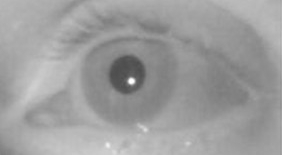
#> input picture data/Dark_pupil.jpg, 282 x 155 px, found by its file name
$ python pupil_detect.py   (older library calls are emulated)
#> lines starting #> are read from the running program, lines starting #| are printed output that depends on the picture; after the words box and inside, x2 and y2 are one past the last pixel; in counts of white or black regions, pixels touching at a corner belong together; long printed decimals are rounded
### sourcecode/complete.py

# -*- coding: utf-8 -*-
"""
Created on Tue Feb  6 14:28:41 2018

@author: Elias
"""
import numpy as np
from numpy.linalg import pinv
from numpy.linalg import norm
from scipy.optimize import least_squares
import matplotlib.pyplot as plt

# [13 lines left out: function sphere_radius_estimate, not called in this run]

def sphere_centre_estimate(p, n):
    sum1 = np.array([[0,0],[0,0]])
    sum2 = np.array([[0],[0]])
    for i in range(0, len(p)):
        ni = np.reshape(n[i][0:2], (2,1))
        pi = np.reshape(p[i][0:2], (2,1))

        sum1 = sum1 + np.eye(2,2) - np.dot(ni,np.transpose(ni))
        sum2 = sum2 + np.dot(np.eye(2,2) - np.dot(ni,np.transpose(ni)), pi)

    res = np.dot(np.linalg.pinv(sum1),sum2)
    return res


cam = np.array([0,0,0])
p =[ np.array([15,2,8]), np.array( [35,6,0])]
n =[ np.array([1,7,0]), np.array( [29,7,0])]


cam = np.array([-1,2,5])
ctmp = sphere_centre_estimate(p,n)
c = np.array([ctmp[0], ctmp[1], [0]])
print('centre')
print(c)
#r =  sphere_radius_estimate(p,n, c)
#print(r)


### sourcecode/gaze_vector.py
import numpy as np
import cv2
import matplotlib.pyplot as plt

#Fonction permettant de mettre l'ellipse obtenue grace au fitellipse dans le repère de l'image pour ensuite procéder au traitement

def transf_ellipse(rect):

        h = rect[0]
        H = rect[1]
        psi  = rect[2]
        cx = rect[3]
        cy = rect [4]

        print("psiiiiiii :")
        print(psi)

        c = np.sqrt((H/2)**2-(h/2)**2)
        b = (h/2)**2/np.sqrt((H/2)**2-(h/2)**2)

        a1 = (4/H**2)*np.cos(psi)**2 + (4/h**2)*np.sin(psi)**2
        h1 = (4/H**2)*np.cos(psi)*np.sin(psi)-(4/h**2)*np.cos(psi)*np.sin(psi)
        b1 = (4/H**2)*np.sin(psi)**2 + (4/h**2)*np.cos(psi)**2
        g1 = (4/H**2)*(cx*np.cos(psi)-(c+b)*np.sin(psi)*np.cos(psi))+((4/h**2)*(-cy*np.sin(psi)+(b+c)*np.cos(psi)*np.sin(psi)))
        f1 = (4/H**2)*(cx*np.sin(psi)-(c+b)*np.sin(psi)*np.sin(psi))+((4/h**2)*(cy*np.cos(psi)-(c+b)*np.cos(psi)*np.cos(psi)))
        d1 = (4/H**2)*(cx**2-2*cx*(b+c)*np.sin(psi)+(c+b)**2*np.sin(psi)*np.sin(psi))+(4/h**2)*(cy**2-2*cy*(b+c)*np.cos(psi)+(c+b)**2*np.cos(psi)*np.cos(psi))-1

        E = [a1,h1,b1,g1,f1,d1]

        return(E)

#Fonction de traitement de l'ellipse. Retourne le plan coupant l'oeil pour former le cercle de la pupille

def transf_matrix(E):


#Ellipse coefficient

	a1,h1,b1,g1,f1,d1 = E[0],E[1],E[2],E[3],E[4],E[5]


#Vertex of the cone that hase the ellipse as a base

#Les valeurs sont calculées en fonction de la taille de l'image et d'une valeur arbitraire de la focale de la caméra utilisée

	alpha = 141
	beta = 77
	gam = 15

	vtx = (alpha, beta, gam)


#General cone equation coefficient

	a,b = gam*gam*a1,gam*gam*b1
	c = a1*alpha**2+2*h1*alpha*beta+b1*beta**2+2*g1*alpha+2*f1*beta+d1
	d = (gam**2)*d1
	f = -gam*(b1*beta+h1*alpha+f1)
	g = -gam*(h1*beta+a1*alpha+g1)
	h = gam**2*h1
	u = gam**2*g1
	v = gam**2*f1
	w = -gam*(f1*beta+g1*alpha+d1)


#Coefficient of the cubic equation

	A = -(a+b+c)
	B = (b*c+c*a+a*b-f**2-g**2-h**2)
	C =  -(a*b*c+2*f*g*h-a*f**2-b*g**2-c*h**2)


#Roots of the cubic equation

	coef = np.array([1,A,B,C])

	root = np.roots(coef)

	print(len(root))

	if len(root) != 2 :

		lbda1,lbda2,lbda3 = root[0],root[1],root[2]
		lbda = [lbda1,lbda2,lbda3]
	else :

		lbda1, lbda2, lbda3 = root[0],root[0],root[1]

#Coefficient of the plane cutting through the pupile


	#Case 1 : l = 0 ; lambda 1 < lambda 2 (attention m peut etre en + ou -)


	if lbda1 < lbda2 :

		n = np.sqrt((lbda1 - lbda3)/(lbda2 - lbda3))
		m = np.sqrt((lbda2 - lbda1)/(lbda2 - lbda3))
		l = 0

	#Case 2 : lambda 1 > lambda 2 (att l peut être en + ou -)

	elif lbda1 > lbda2 :

		n = np.sqrt((lbda2 - lbda3)/(lbda1 - lbda3))
		m = 0
		l = np.sqrt((lbda1 - lbda2)/(lbda1 - lbda3))

	#Case 3 : lambda1 = lambda2

	elif lbda1 == lbda2 :

		n = 1
		m = 0
		l = 0
        norm_vect = [l,m,n]
#Rotational transformation elements

	lbda = [lbda1,lbda2,lbda3]

	t1 = [0,0,0]
	t2 = [0,0,0]
	t3 = [0,0,0]

	L = [0,0,0]
	M = [0,0,0]
	N = [0,0,0]

	for i in range (0,3):

		t1[i] = (b - lbda[i])*g - f*h
		t2[i] = (a - lbda[i])*f - g*h
		t3[i] = - (a - lbda[i])*(t1[i]/t2[i])/g - h/g

		M[i] = 1/np.sqrt(1 + (t1[i]/t2[i])**2 + t3[i]**2)
		L[i] = (t1[i]/t2[i])*M[i]
		N[i] = t3[i]*M[i]

#Rotational transformation matrix

	T = np.array([[L[0] , L[1] , L[2] , -(u*L[0] + v*M[0] + w*N[0])/lbda[0]],
		      [M[0] , M[1] , M[2] , -(u*L[1] + v*M[1] + w*N[1])/lbda[1]],
		      [N[0] , N[1] , N[2] , -(u*L[2] + v*M[2] + w*N[2])/lbda[2]],
		      [0, 0, 0, 1]])
	return(T,norm_vect)

### sourcecode/pupil_detect.py
import numpy as np
import cv2
import matplotlib.pyplot as plt
import gaze_vector as gz
import complete as cp

image = cv2.imread('Dark_pupil.jpg',0)
#> image is the input picture: shape (155, 282); min 78, max 255, mean 157.4
ret,thresh = cv2.threshold(image,120,255,cv2.THRESH_BINARY)
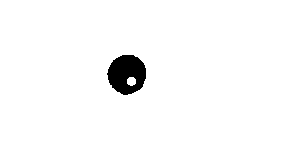
#> thresh: shape (155, 282); 97.4% white; 1 black region
im2, contours, hierarchy = cv2.findContours(thresh,cv2.RETR_TREE,cv2.CHAIN_APPROX_NONE)
#> contours = 3 contours; box (x1, y1, x2, y2) and area: (0, 0, 282, 155) 43274, (106, 54, 147, 96) 1256, (127, 77, 136, 86) 54
cv2.imshow('tresh',thresh)
cv2.waitKey(0)
# [8 lines of commented-out code are left out]
print (contours)
#> (printed output is left out)
print (len(contours))
#| 3
# [11 lines of commented-out code are left out]
elps1 = cv2.fitEllipse(contours[1])
#> elps1 = ((126.6, 74), (39.31, 40.77), 17.16)
print(elps1)
#| ((126.568, 73.995), (39.306, 40.771), 17.159)


#################################################################################################

#Dessin de la pupille?

cv2.circle(image,(int(elps1[0][0]),int(elps1[0][1])),0,(255,0,0),1)
#> image: shape (155, 282); under 0.01% of pixels changed, all inside (x1, y1, x2, y2) = (126, 73, 127, 74)

#################################################################################################


#################################################################################################

#Coef obtenus par le fitellipse

cx = elps1[0][0]
#> cx = 126.6
cy = elps1[0][1]
#> cy = 74
l = elps1[1][0]
#> l = 39.31
h = elps1[1][1]
#> h = 40.77
psi =elps1[2]
#> psi = 17.16

#################################################################################################


#################################################################################################

#dessin du rectangle

	#point extreme bas droit

pebx = int(cx - h/2*np.sin(psi) + l/2*np.cos(psi))
#> pebx = 144
peby = int(cy + h/2*np.cos(psi) + l/2*np.sin(psi) )
#> peby = 52

	#point extreme haut gauche

pehx = int(cx + h/2*np.sin(psi) - l/2*np.cos(psi))
#> pehx = 108
pehy = int(cy - h/2*np.cos(psi) - l/2*np.sin(psi) )
#> pehy = 95

#cv2.rectangle(image,(pebx,peby),(pehx,pehy),(255,0,0),2)

cv2.ellipse(image,elps1,(0,255,0),1)
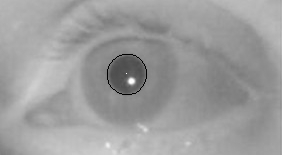
#> image: shape (155, 282); min 0, max 255, mean 157.1

#cv2.drawContours(image, contours, -1, (0,255,0), 1)
#################################################################################################


#################################################################################################

#Calcul du plan coupant l'oeil en un cercle constitué de la pupille

rect = [l,h,psi,cx,cy]
#> rect = [39.31, 40.77, 17.16, 126.6, 74]
Ellipse = []
Transformee = []

Ellipse  = gz.transf_ellipse(rect)
#> in transf_ellipse, `h = rect[0]`: h = 39.31
#> in transf_ellipse, `H = rect[1]`: H = 40.77
#> in transf_ellipse, `psi  = rect[2]`: psi = 17.16
#> in transf_ellipse, `cx = rect[3]`: cx = 126.6
#> in transf_ellipse, `cy = rect [4]`: cy = 74
#| 17.159
#> in transf_ellipse, `c = np.sqrt((H/2)**2-(h/2)**2)`: c = 5.42
#> in transf_ellipse, `b = (h/2)**2/np.sqrt((H/2)**2-(h/2)**2)`: b = 71.32
#> in transf_ellipse, `a1 = (4/H**2)*np.cos(psi)**2 + (4/h**2)*np.sin(psi)**2`: a1 = 0.00259
#> in transf_ellipse, `h1 = (4/H**2)*np.cos(psi)*np.sin(psi)-(4/h**2)*np.cos(psi)*np.sin(psi)`: h1 = -2.16e-05
#> in transf_ellipse, `b1 = (4/H**2)*np.sin(psi)**2 + (4/h**2)*np.cos(psi)**2`: b1 = 0.00241
#> in transf_ellipse, `g1 = (4/H**2)*(cx*np.cos(psi)-(c+b)*np.sin(psi)*np.cos(psi))+((4/h**2)..`: g1 = 0.156
#> in transf_ellipse, `f1 = (4/H**2)*(cx*np.sin(psi)-(c+b)*np.sin(psi)*np.sin(psi))+((4/h**2)..`: f1 = -0.51
#> in transf_ellipse, `d1 = (4/H**2)*(cx**2-2*cx*(b+c)*np.sin(psi)+(c+b)**2*np.sin(psi)*np.si..`: d1 = 115.8
#> in transf_ellipse, `E = [a1,h1,b1,g1,f1,d1]`: E = [0.00259, -2.16e-05, 0.00241, 0.156, -0.51, 115.8]
#> Ellipse = [0.00259, -2.16e-05, 0.00241, 0.156, -0.51, 115.8]

print("Ellipse =")
print(Ellipse)
#| [0.002586, -2.1636699804598392e-05, 0.002409, 0.1555, -0.5101, 115.829]

print("Trans")
[Trans,n] = gz.transf_matrix (Ellipse)
#> in transf_matrix, `a1,h1,b1,g1,f1,d1 = E[0],E[1],E[2],E[3],E[4],E[5]`: a1 = 0.00259; h1 = -2.16e-05; b1 = 0.00241; g1 = 0.156; f1 = -0.51; d1 = 115.8
#> in transf_matrix, `a,b = gam*gam*a1,gam*gam*b1`: a = 0.582; b = 0.542
#> in transf_matrix, `c = a1*alpha**2+2*h1*alpha*beta+b1*beta**2+2*g1*alpha+2*f1*beta+d1`: c = 146.4
#> in transf_matrix, `d = (gam**2)*d1`: d = 26061.5
#> in transf_matrix, `f = -gam*(b1*beta+h1*alpha+f1)`: f = 4.92
#> in transf_matrix, `g = -gam*(h1*beta+a1*alpha+g1)`: g = -7.78
#> in transf_matrix, `h = gam**2*h1`: h = -0.00487
#> in transf_matrix, `u = gam**2*g1`: u = 35
#> in transf_matrix, `v = gam**2*f1`: v = -114.8
#> in transf_matrix, `w = -gam*(f1*beta+g1*alpha+d1)`: w = -1477.2
#> in transf_matrix, `A = -(a+b+c)`: A = -147.5
#> in transf_matrix, `B = (b*c+c*a+a*b-f**2-g**2-h**2)`: B = 80.17
#> in transf_matrix, `C =  -(a*b*c+2*f*g*h-a*f**2-b*g**2-c*h**2)`: C = 0.315
#> in transf_matrix, `coef = np.array([1,A,B,C])`: coef = [1, -147.5, 80.17, 0.315]
#> in transf_matrix, `root = np.roots(coef)`: root = [146.9, 0.549, -0.00391]
#| 3
#> in transf_matrix, `lbda1,lbda2,lbda3 = root[0],root[1],root[2]`: lbda1 = 146.9; lbda2 = 0.549; lbda3 = -0.00391
#> in transf_matrix, `lbda = [lbda1,lbda2,lbda3]`: lbda = [146.9, 0.549, -0.00391]
#> in transf_matrix, `n = np.sqrt((lbda2 - lbda3)/(lbda1 - lbda3))`: n = 0.0614
#> in transf_matrix, `l = np.sqrt((lbda1 - lbda2)/(lbda1 - lbda3))`: l = 0.998
#> in transf_matrix, `norm_vect = [l,m,n]`: norm_vect = [0.998, 0, 0.0614]
#> after the loop in transf_matrix, `for i in range (0,3):`: L = [-0.053, 0.558, -0.828]; M = [0.0335, 0.83, 0.557]; N = [0.998, 0.00181, -0.0627]; t1 = [1138.8, 0.0819, -4.22]; t2 = [-719.4, 0.122, 2.84]; t3 = [29.79, 0.00218, -0.113]
#> in transf_matrix, `T = np.array([[L[0] , L[1] , L[2] , -(u*L[0] + v*M[0] + w*N[0])/lbda[0..`: T = [[-0.053, 0.558, -0.828, 10.07], [0.0335, 0.83, 0.557, 142.6], [0.998, 0.00181, -0.0627, -74.78], [0, 0, 0, 1]]
#> Trans has the same summary as T in transf_matrix; n = [0.998, 0, 0.0614]

print(Trans)
#| [[-5.30406452e-02  5.58220671e-01 -8.27995394e-01  1.00717399e+01]
#|  [ 3.35067544e-02  8.29690545e-01  5.57217100e-01  1.42622462e+02]
#|  [ 9.98030053e-01  1.81171621e-03 -6.27114848e-02 -7.47823061e+01]
#|  [ 0.00000000e+00  0.00000000e+00  0.00000000e+00  1.00000000e+00]]

coord_centre = [[cx],
		[cy],
		[1],
                [1]]
#> coord_centre = [[126.6], [74], [1], [1]]

A = [cx,cy] #centre de la pupille
#> A = [126.6, 74]

rot = [[Trans[0][0],Trans[0][1],Trans[0][2]],
       [Trans[1][0],Trans[1][1],Trans[1][2]],
       [Trans[2][0],Trans[2][1],Trans[2][2]]]
#> rot = [[-0.053, 0.558, -0.828], [0.0335, 0.83, 0.557], [0.998, 0.00181, -0.0627]]

rot_rnd = np.array([[0.536,0.536,0.411],
                    [0.673,0.673,0.477],
                    [-0.507,-0.507,-0.776]])

rot_rnd_inv = np.linalg.pinv(rot_rnd)

print("inverse de 3x3")

print(rot_rnd_inv)

print(rot_rnd*rot_rnd_inv)


rot_inv = np.linalg.pinv(rot)
#> rot_inv = [[-0.053, 0.0335, 0.998], [0.558, 0.83, 0.00181], [-0.828, 0.557, -0.0627]]

trans_inv = np.array([[rot_inv[0][0],rot_inv[0][1],rot_inv[0][2],(-Trans[0][3])],
            [rot_inv[1][0],rot_inv[1][1],rot_inv[1][2],(-Trans[1][3])],
            [rot_inv[2][0],rot_inv[2][1],rot_inv[2][2],(-Trans[2][3])],
            [0,0,0,1]])
#> trans_inv = [[-0.053, 0.0335, 0.998, -10.07], [0.558, 0.83, 0.00181, -142.6], [-0.828, 0.557, -0.0627, 74.78], [0, 0, 0, 1]]

print("inverse =")
print(trans_inv)
#| [[-5.30406452e-02  3.35067544e-02  9.98030053e-01 -1.00717399e+01]
#|  [ 5.58220671e-01  8.29690545e-01  1.81171621e-03 -1.42622462e+02]
#|  [-8.27995394e-01  5.57217100e-01 -6.27114848e-02  7.47823061e+01]
#|  [ 0.00000000e+00  0.00000000e+00  0.00000000e+00  1.00000000e+00]]

#B = rot_inv @ coord_centre
B = Trans @ coord_centre
#> B = [43.84, 208.8, 51.61, 1]
print ("A =")
print(A)
#| [126.568, 73.995]

print("B =")
print(B)
#| [[ 43.836]
#|  [208.814]
#|  [ 51.607]
#|  [  1.        ]]

Bx = int(B[0][0])
#> Bx = 43
By = int(B[1][0])
#> By = 208

print("B=")
print(Bx)
#| 43

#On dessine la projection du vecteur regard dans le plan de l'image

cv2.line(image,(int(cx),int(cy)),(cx+n[0],cy+n[1]),(255,0,0),1)
#> image: shape (155, 282); under 0.01% of pixels changed, all inside (x1, y1, x2, y2) = (127, 73, 128, 74)

#################################################################################################
cv2.namedWindow('img',cv2.WINDOW_NORMAL)
cv2.resizeWindow('img', 600,600)
cv2.imshow('img',image)
cv2.waitKey(0)

$ run again, with data/irTrim.jpg copied over data/Dark_pupil.jpg
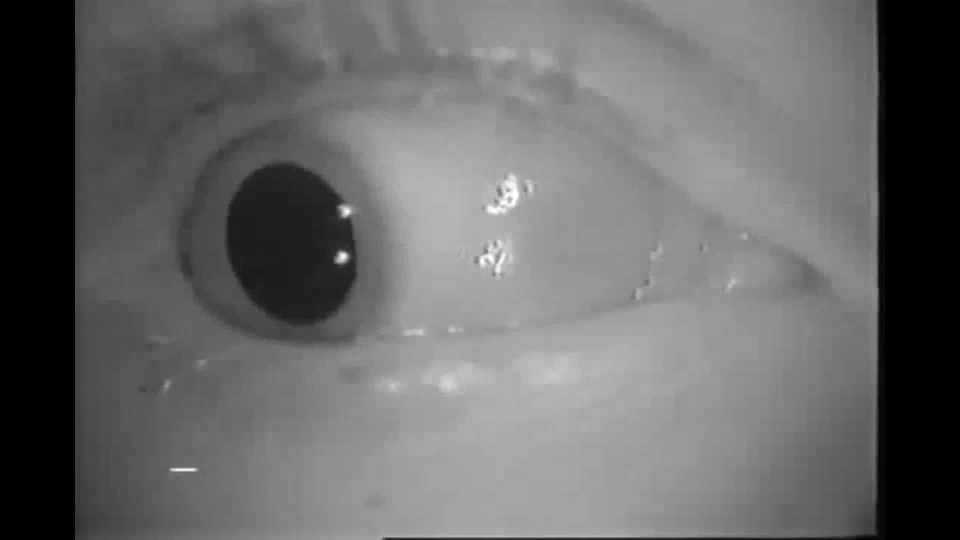
#> input picture data/irTrim.jpg, 1920 x 1080 px, found by its file name (shown at 1/2 size)
#> image is the input picture: shape (1080, 1920); min 0, max 255, mean 104.5
#> `ret,thresh = cv2.threshold(image,120,255,cv2.THRESH_BINARY)`:
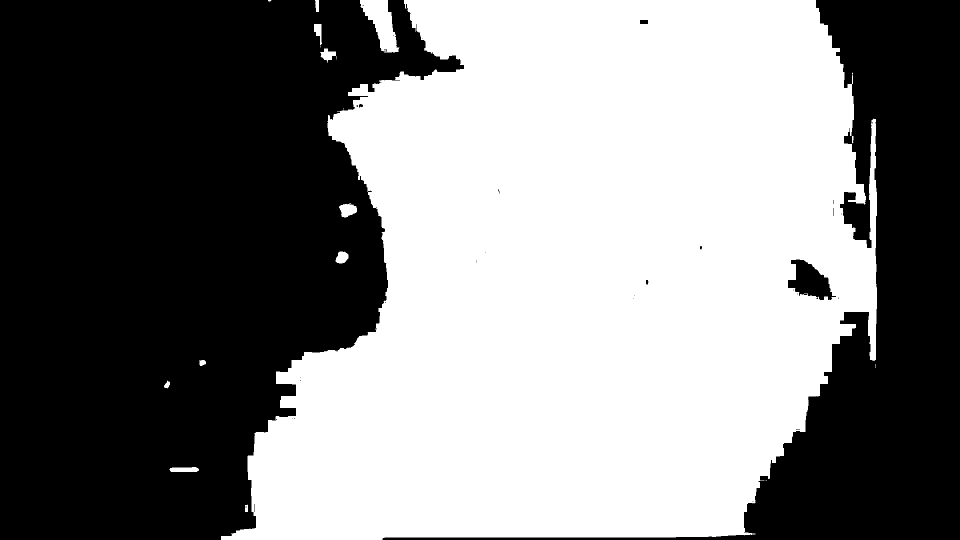
#> thresh: shape (1080, 1920) (shown at 1/2 size); 51.1% white; 38 black regions (31 under 20 px)
#> contours = 58 contours, 37 with area under 20; largest, box (x1, y1, x2, y2) and area: (442, 0, 1754, 1080) 1053422, (1575, 518, 1673, 601) 4430, (720, 0, 799, 105) 4156, (678, 406, 714, 435) 656, (339, 934, 398, 944) 448
#> (printed output is left out)
#> elps1 = ((493, 1013.5), (2.12, 3), 0)
#> `cx = elps1[0][0]`: cx = 493
#> `cy = elps1[0][1]`: cy = 1013.5
#> `l = elps1[1][0]`: l = 2.12
#> `h = elps1[1][1]`: h = 3
#> `psi =elps1[2]`: psi = 0
#> pebx = 494
#> peby = 1015
#> pehx = 491
#> pehy = 1012
#> rect = [2.12, 3, 0, 493, 1013.5]
#> in transf_ellipse, `h = rect[0]`: h = 2.12
#> H = 3
#> in transf_ellipse, `psi  = rect[2]`: psi = 0
#> in transf_ellipse, `cx = rect[3]`: cx = 493
#> in transf_ellipse, `cy = rect [4]`: cy = 1013.5
#> in transf_ellipse, `c = np.sqrt((H/2)**2-(h/2)**2)`: c = 1.06
#> in transf_ellipse, `a1 = (4/H**2)*np.cos(psi)**2 + (4/h**2)*np.sin(psi)**2`: a1 = 0.444
#> in transf_ellipse, `h1 = (4/H**2)*np.cos(psi)*np.sin(psi)-(4/h**2)*np.cos(psi)*np.sin(psi)`: h1 = 0
#> in transf_ellipse, `b1 = (4/H**2)*np.sin(psi)**2 + (4/h**2)*np.cos(psi)**2`: b1 = 0.889
#> in transf_ellipse, `g1 = (4/H**2)*(cx*np.cos(psi)-(c+b)*np.sin(psi)*np.cos(psi))+((4/h**2)..`: g1 = 219.1
#> in transf_ellipse, `f1 = (4/H**2)*(cx*np.sin(psi)-(c+b)*np.sin(psi)*np.sin(psi))+((4/h**2)..`: f1 = 899
#> in transf_ellipse, `d1 = (4/H**2)*(cx**2-2*cx*(b+c)*np.sin(psi)+(c+b)**2*np.sin(psi)*np.si..`: d1 = 1017253.6
#> E = [0.444, 0, 0.889, 219.1, 899, 1017253.6]
#> in transf_matrix, `a1,h1,b1,g1,f1,d1 = E[0],E[1],E[2],E[3],E[4],E[5]`: a1 = 0.444; h1 = 0; b1 = 0.889; g1 = 219.1; f1 = 899; d1 = 1017253.6
#> in transf_matrix, `a,b = gam*gam*a1,gam*gam*b1`: a = 100; b = 200
#> in transf_matrix, `c = a1*alpha**2+2*h1*alpha*beta+b1*beta**2+2*g1*alpha+2*f1*beta+d1`: c = 1231595.7
#> d = 228882060.3
#> f = -14511.7
#> g = -4226.7
#> in transf_matrix, `h = gam**2*h1`: h = 0
#> u = 49300
#> v = 202275.8
#> w = -16760572.9
#> in transf_matrix, `A = -(a+b+c)`: A = -1231895.7
#> in transf_matrix, `B = (b*c+c*a+a*b-f**2-g**2-h**2)`: B = 141044081.7
#> C = 20000
#> coef = [1, -1231895.7, 141044081.7, 20000]
#> root = [1231781.2, 114.5, -0.000142]
#> lbda1 = 1231781.2; lbda2 = 114.5; lbda3 = -0.000142
#> lbda = [1231781.2, 114.5, -0.000142]
#> in transf_matrix, `n = np.sqrt((lbda2 - lbda3)/(lbda1 - lbda3))`: n = 0.00964
#> in transf_matrix, `l = np.sqrt((lbda1 - lbda2)/(lbda1 - lbda3))`: l = 1
#> norm_vect = [1, 0, 0.00964]
#> after the loop in transf_matrix, `for i in range (0,3):`: L = [0.00343, -0.864, 0.503]; M = [0.0118, 0.503, 0.864]; N = [-1, 0.00297, 0.0119]; t1 = [5.21e+09, -361361.8, -845334]; t2 = [1.79e+10, 210482.5, -1451173.8]; t3 = [-84.87, 0.00589, 0.0138]
#> T = [[0.00343, -0.864, 0.503, -13.61], [0.0118, 0.503, 0.864, -83.04], [-1, 0.00297, 0.0119, 137.7], [0, 0, 0, 1]]
#> `[Trans,n] = gz.transf_matrix (Ellipse)`: Trans has the same summary as T in transf_matrix; n = [1, 0, 0.00964]
#> coord_centre = [[493], [1013.5], [1], [1]]
#> `A = [cx,cy]`: A = [493, 1013.5]
#> rot = [[0.00343, -0.864, 0.503], [0.0118, 0.503, 0.864], [-1, 0.00297, 0.0119]]
#> rot_inv = [[0.00343, 0.0118, -1], [-0.864, 0.503, 0.00297], [0.503, 0.864, 0.0119]]
#> trans_inv = [[0.00343, 0.0118, -1, 13.61], [-0.864, 0.503, 0.00297, 83.04], [0.503, 0.864, 0.0119, -137.7], [0, 0, 0, 1]]
#> `B = Trans @ coord_centre`: B = [-887.2, 433.7, -352.3, 1]
#> Bx = -887
#> By = 433
